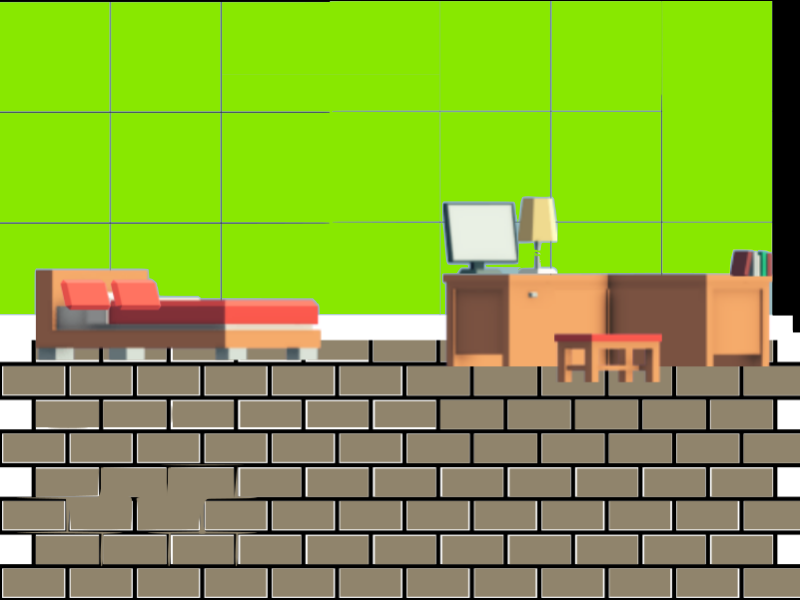

Rendered tile map (Tiled .tmx) drawn with the repository's tilesets; below, a short description and the full map source, tile grids included:
An orthogonal 1x1 tile map with 800x600 px tiles, 1 tile layer (Tile Layer 1) and 5 objects (island_map.tmx, start).

<map version="1.5" tiledversion="1.6.0" orientation="orthogonal" renderorder="right-down" width="1" height="1" tilewidth="800" tileheight="600" infinite="0" nextlayerid="9" nextobjectid="10">
 <tileset firstgid="1" source="inside.tsx" />
 <layer id="1" name="Tile Layer 1" width="1" height="1">
  <data encoding="csv">
1
</data>
 </layer>
 <objectgroup id="6" name="obstacle">
  <object id="7" x="10" y="10.6667" width="786" height="306" />
  <object id="8" x="12" y="571.333" width="788.667" height="28" />
  <object id="9" x="773.333" y="308.667" width="34" height="288.667" />
 </objectgroup>
 <objectgroup id="7" name="houses">
  <object id="5" name="island_map.tmx" x="0.666667" y="313.333" width="26" height="283.333" />
 </objectgroup>
 <objectgroup id="8" name="hero_start_position">
  <object id="6" name="start" x="120.666" y="426">
   <point />
  </object>
 </objectgroup>
</map>
